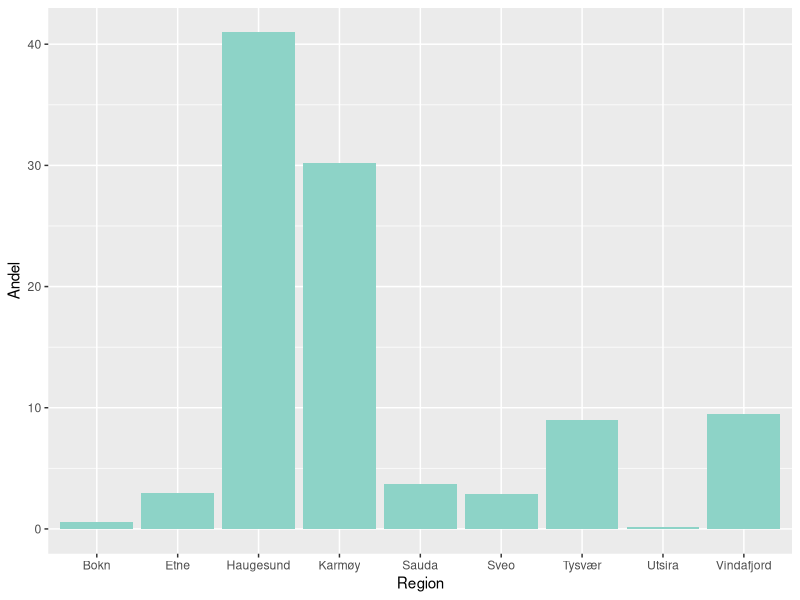
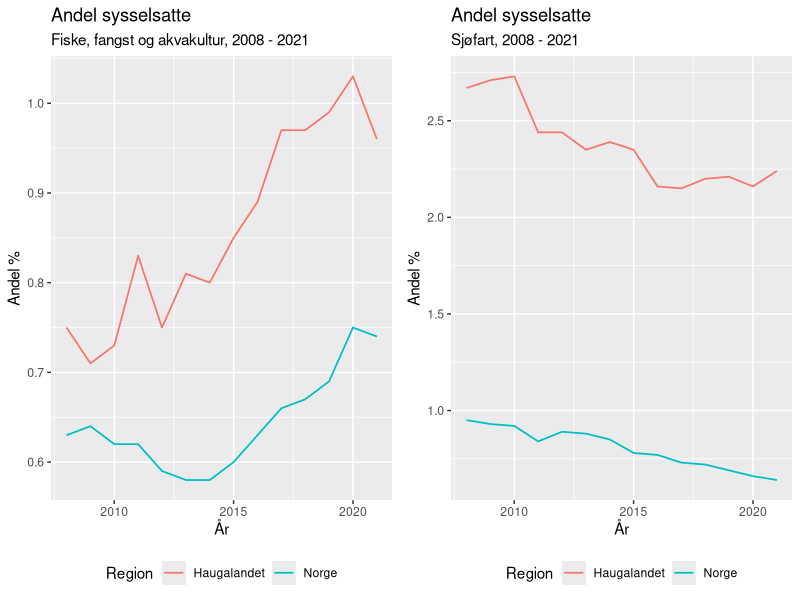
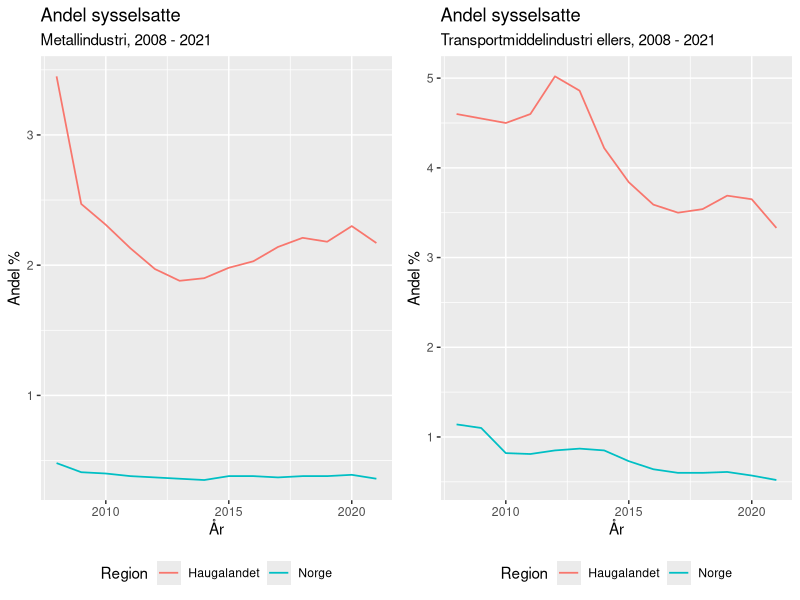
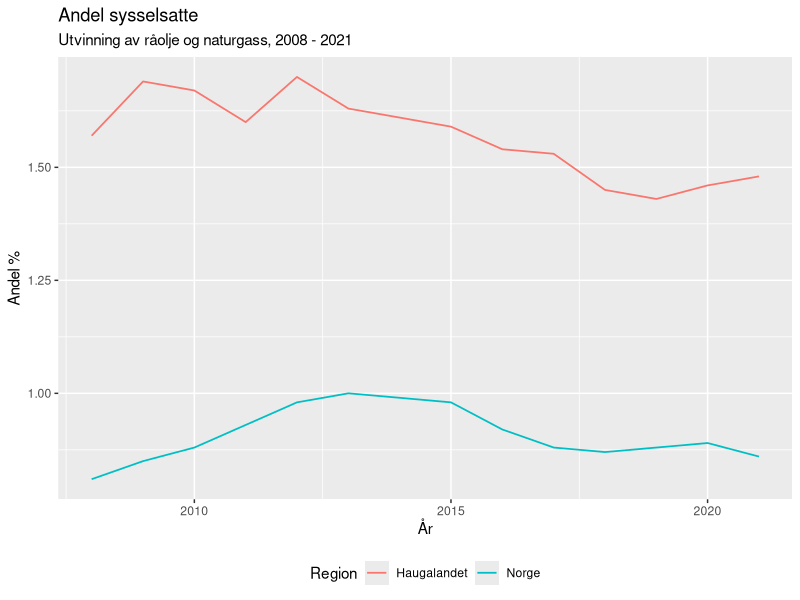
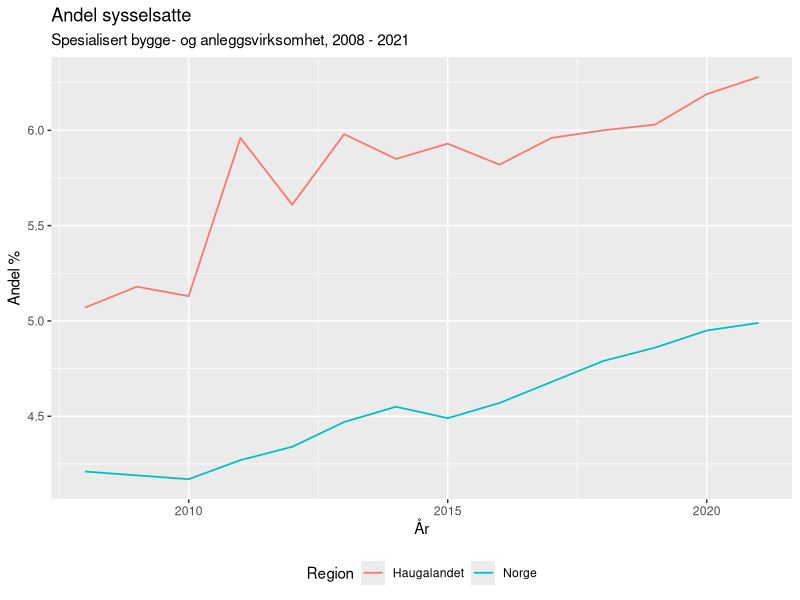
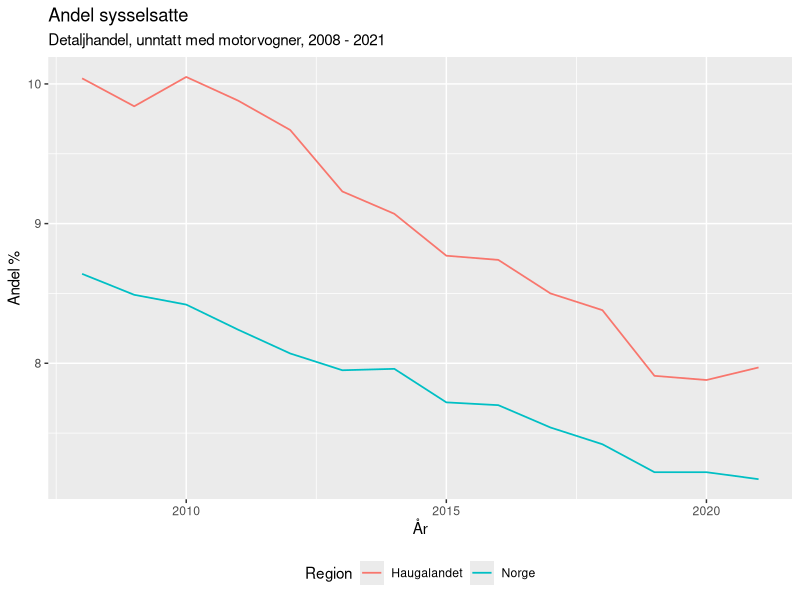
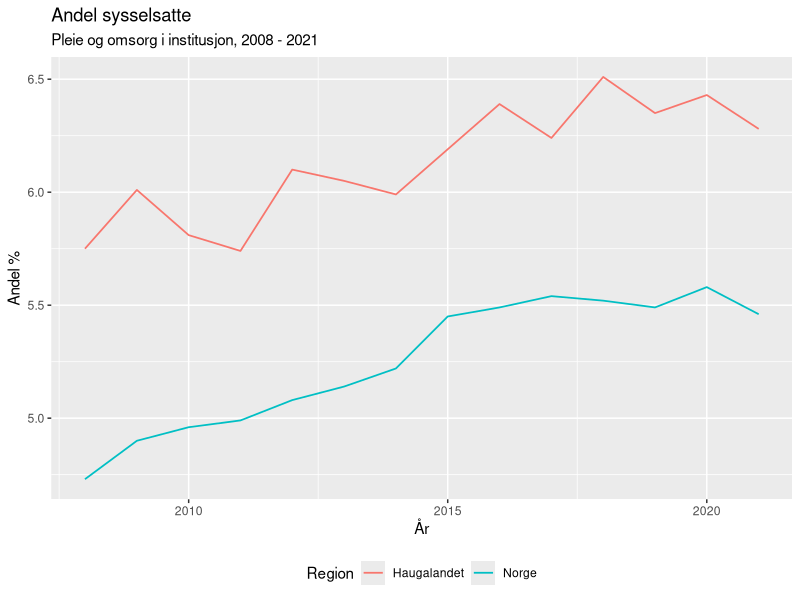
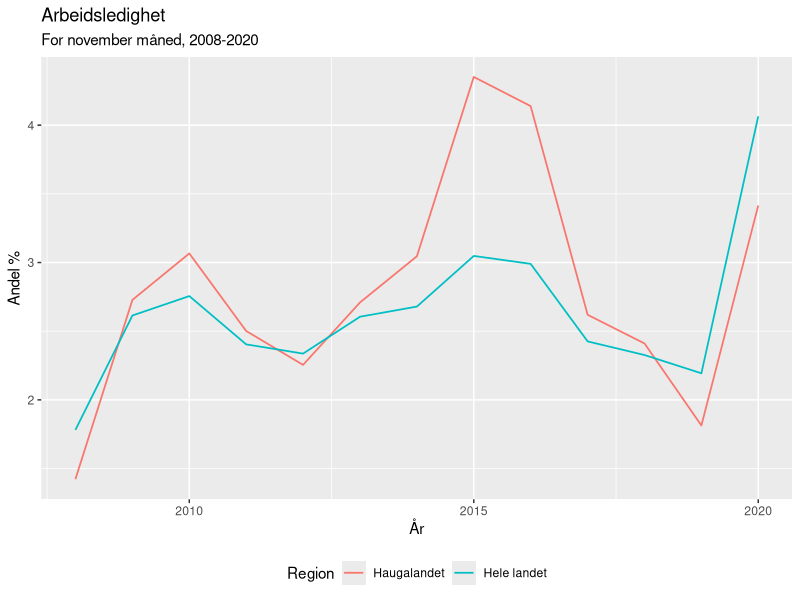

The R script that drew these images, in order:
## ---- chunk 1
library(tidyverse)
library(lubridate)
library(readr)
library(ggplot2)
library(ggpubr)
library(dplyr)
library(readxl)
library(data.table)
knitr::opts_chunk$set(echo=FALSE)
## ---- chunk 2
Tab_andel_sysselsatt_fordelt <- read_excel("Data_R_MSB_210/Tab_andel_sysselsatt_fordelt.xlsx")
## ---- chunk 3
Tab_andel_sysselsatt_fordelt %>%
  select(Region, Andel, Naering) %>% 
    ggplot(Tab_andel_sysselsatt_fordelt, 
           mapping = aes(fill = Naering, 
                         y = Andel, 
                         x = Region)) +
  geom_bar(position = "dodge", stat = "identity") +
  scale_fill_brewer(palette = "Set3") + 
  theme(legend.position="none")
## ---- chunk 4
Tab_13470_andeler_naering <- read_excel("Data_R_MSB_210/Tab_13470_andeler_naering.xlsx")
## ---- chunk 5
Tab_13470_andeler_naering <- Tab_13470_andeler_naering %>% 
  mutate(ar = make_date(Aar))
## ---- chunk 6
Tab_13470_andeler_naering$Region <- replace(Tab_13470_andeler_naering$Region,Tab_13470_andeler_naering$Region=="Hele landet","Norge")
## ---- chunk 7
Tabell_Fiske_fangst_og_akvakultur <- Tab_13470_andeler_naering %>%
  select(ar, Region, Andel, Naering) %>%
  filter(Naering %in% c("Fiske, fangst og akvakultur")
    ) %>%
  ggplot(mapping = aes(x = ar, y = Andel, colour = Region)) +
  geom_line(aes(group = Region), lwd = 0.6) +
  theme(legend.position = 'bottom') +
  xlab("År") +
  ylab("Andel %") +
  labs(colour = "Andel sysselsatte") %>% 
  ggtitle("Fiske, fangst og akvakultur, 2008 - 2021") 

Tabell_Sjøfart <- Tab_13470_andeler_naering %>%
  select(ar, Region, Andel, Naering) %>%
  filter(Naering %in% c("Sjøfart")
    ) %>%
  ggplot(mapping = aes(x = ar, y = Andel, colour = Region)) +
  geom_line(aes(group = Region), lwd = 0.6) +
  theme(legend.position = 'bottom')+
  xlab("År") +
  ylab("Andel %") +
  labs(colour = "Andel sysselsatte") %>% 
  ggtitle("Sjøfart, 2008 - 2021")

ggarrange(Tabell_Fiske_fangst_og_akvakultur, Tabell_Sjøfart)
## ---- chunk 8
Tabell_Metallindustri <- Tab_13470_andeler_naering %>%
  select(ar, Region, Andel, Naering) %>%
  filter(Naering %in% c("Metallindustri")
    ) %>%
  ggplot(mapping = aes(x = ar, y = Andel, colour = Region)) +
  geom_line(aes(group = Region), lwd = 0.6) +
  theme(legend.position = 'bottom')+
  xlab("År") +
  ylab("Andel %") +
  labs(colour = "Andel sysselsatte") %>% 
  ggtitle("Metallindustri, 2008 - 2021")

Tabell_Transportmiddelindustri_ellers <- Tab_13470_andeler_naering %>%
 select(ar, Region, Andel, Naering) %>%
  filter(Naering %in% c("Transportmiddelindustri ellers")
    ) %>%
  ggplot(mapping = aes(x = ar, y = Andel, colour = Region)) +
  geom_line(aes(group = Region), lwd = 0.6) +
  theme(legend.position = 'bottom') +
  xlab("År") +
  ylab("Andel %") +
  labs(colour = "Andel sysselsatte") %>% 
  ggtitle("Transportmiddelindustri ellers, 2008 - 2021")

ggarrange(Tabell_Metallindustri, Tabell_Transportmiddelindustri_ellers)
## ---- chunk 9
Tab_13470_andeler_naering %>%
 select(ar, Region, Andel, Naering) %>%
  filter(Naering %in% c("Utvinning av råolje og naturgass")
    ) %>%
  ggplot(mapping = aes(x = ar, y = Andel, colour = Region)) +
  geom_line(aes(group = Region), lwd = 0.6) +
  theme(legend.position = 'bottom') +
  xlab("År") +
  ylab("Andel %") +
  labs(colour = "Andel sysselsatte") %>% 
  ggtitle("Utvinning av råolje og naturgass, 2008 - 2021")
## ---- chunk 10
Tab_13470_andeler_naering %>%
 select(ar, Region, Andel, Naering) %>%
  filter(Naering %in% c("Spesialisert bygge- og anleggsvirksomhet")
    ) %>%
  ggplot(mapping = aes(x = ar, y = Andel, colour = Region)) +
  geom_line(aes(group = Region), lwd = 0.6) +
  theme(legend.position = 'bottom') +
  xlab("År") +
  ylab("Andel %") +
  labs(colour = "Andel sysselsatte") %>% 
  ggtitle("Spesialisert bygge- og anleggsvirksomhet, 2008 - 2021")
## ---- chunk 11
Tab_13470_andeler_naering %>%
 select(ar, Region, Andel, Naering) %>%
  filter(Naering %in% c("Detaljhandel, unntatt med motorvogner")
    ) %>%
  ggplot(mapping = aes(x = ar, y = Andel, colour = Region)) +
  geom_line(aes(group = Region), lwd = 0.6) +
  theme(legend.position = 'bottom') +
  xlab("År") +
  ylab("Andel %") +
  labs(colour = "Andel sysselsatte") %>% 
  ggtitle("Detaljhandel, unntatt med motorvogner, 2008 - 2021")
## ---- chunk 12
Tab_13470_andeler_naering %>%
 select(ar, Region, Andel, Naering) %>%
  filter(Naering %in% c("Pleie og omsorg i institusjon")
    ) %>%
  ggplot(mapping = aes(x = ar, y = Andel, colour = Region)) +
  geom_line(aes(group = Region), lwd = 0.6) +
  theme(legend.position = 'bottom') +
  xlab("År") +
  ylab("Andel %") +
  labs(colour = "Andel sysselsatte") %>% 
  ggtitle("Pleie og omsorg i institusjon, 2008 - 2021")
## ---- chunk 13
Tab_10539_13470_Nov <- read_excel("Data_R_MSB_210/Tab_10539_13470_Nov.xlsx")
## ---- chunk 14
Tab_10539_13470_Nov <- Tab_10539_13470_Nov %>% 
  mutate(ar = make_date(Aar))
## ---- chunk 15
Tab_10539_13470_Nov %>%
  select(ar, Region, Andel) %>%
  filter(Region %in% c("Haugalandet", "Hele landet")
    ) %>%
  ggplot(mapping = aes(x = ar, y = Andel, colour = Region)) +
  geom_line(aes(group = Region), lwd = 0.6) +
  theme(legend.position = 'bottom')+
  xlab("År") +
  ylab("Andel %") +
  labs(colour = "Arbeidsledighet") %>% 
  ggtitle("For november måned, 2008-2020")
## ---- chunk 16
Tab_11615_fagfelt_sysselsatte <- read_excel("Data_R_MSB_210/11615_fagfelt_sysselsatte.xlsx")
## ---- chunk 17
Tab_11615_fagfelt_sysselsatte <- Tab_11615_fagfelt_sysselsatte %>% 
mutate(ar = make_date(aar))
## ---- chunk 18
Tab_11615_fagfelt_sysselsatte$Region <- replace(Tab_11615_fagfelt_sysselsatte$Region, Tab_11615_fagfelt_sysselsatte$Region=="Hele landet","Norge")
## ---- chunk 19
Tab_11615_fagfelt_sysselsatte %>%
  filter(Region %in% c("Haugalandet", "Norge")) %>%
  filter(ar == "2021-01-01") %>% 
    ggplot(Tab_11615_fagfelt_sysselsatte, mapping = aes(fill = fagfelt, y = Andel, x = Region)) +
  geom_bar(position = "dodge", stat = "identity")
## ---- chunk 20
Tab_11615_utdanningsnivaa_sysselsatte_andel <- read_excel("Data_R_MSB_210/11615_utdanningsnivaa_sysselsatte_andel.xlsx") %>% 
  mutate(ar = make_date(Aar))
## ---- chunk 21
Tab_11615_utdanningsnivaa_sysselsatte_andel$Region <- replace(Tab_11615_utdanningsnivaa_sysselsatte_andel$Region,                                                      Tab_11615_utdanningsnivaa_sysselsatte_andel$Region=="Hele landet","Norge")
## ---- chunk 22
Tab_11615_utdanningsnivaa_sysselsatte_andel$Utdanningnivaa <- 
  replace(Tab_11615_utdanningsnivaa_sysselsatte_andel$Utdanningnivaa, 
          Tab_11615_utdanningsnivaa_sysselsatte_andel$Utdanningnivaa == 
            "Universitets- og høgskoleutdanning, 1-4 år (nivå 6)", "Universitet - kort")
## ---- chunk 23
Tab_11615_utdanningsnivaa_sysselsatte_andel$Utdanningnivaa <- 
  replace(Tab_11615_utdanningsnivaa_sysselsatte_andel$Utdanningnivaa, 
          Tab_11615_utdanningsnivaa_sysselsatte_andel$Utdanningnivaa == 
            "Universitets- og høgskoleutdanning, over 4 år (nivå 7-8)", 
          "Universitet - lang")
## ---- chunk 24
Tab_11615_utdanningsnivaa_sysselsatte_andel %>%
  filter(Region %in% c("Haugalandet", "Norge")) %>%
  filter(ar == "2021-01-01") %>% 
    ggplot(Tab_11615_utdanningsnivaa_sysselsatte_andel, 
           mapping = aes(fill = Utdanningnivaa, 
                         y = Andel, 
                         x = Region)) +
  geom_bar(position = "dodge", stat = "identity")
